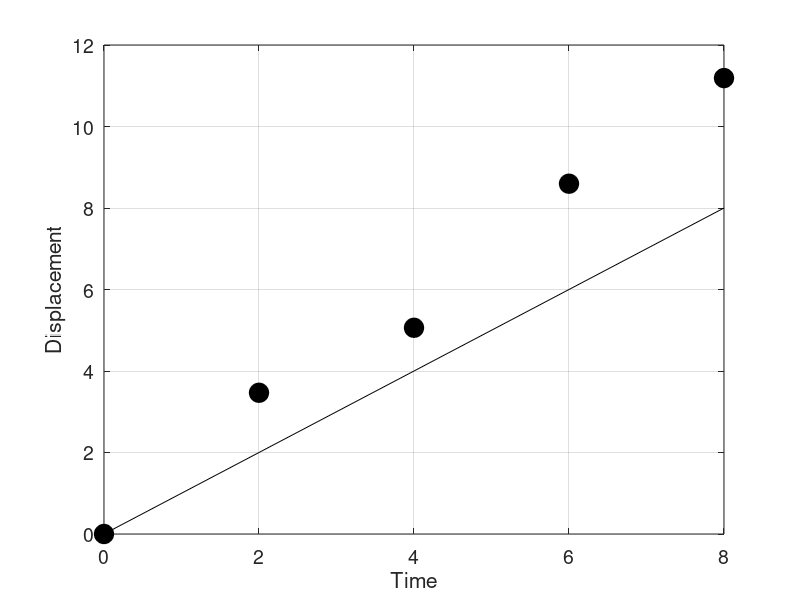
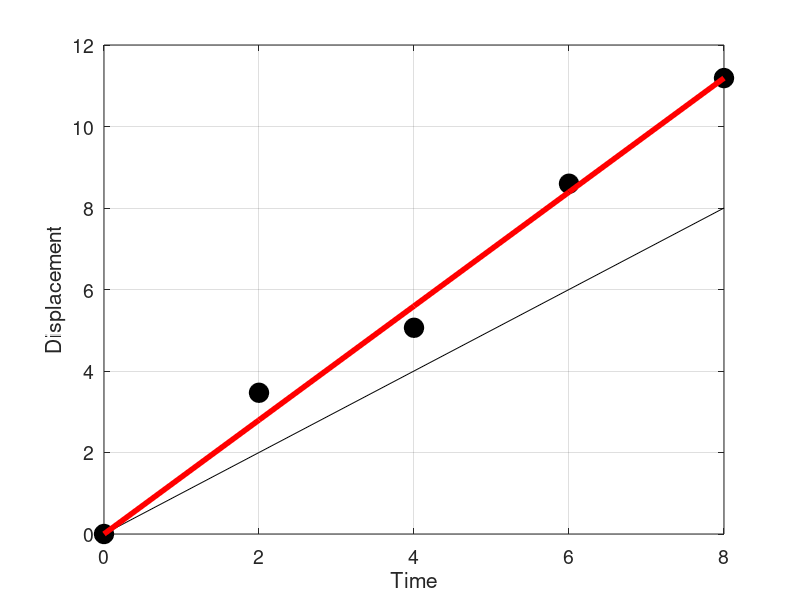
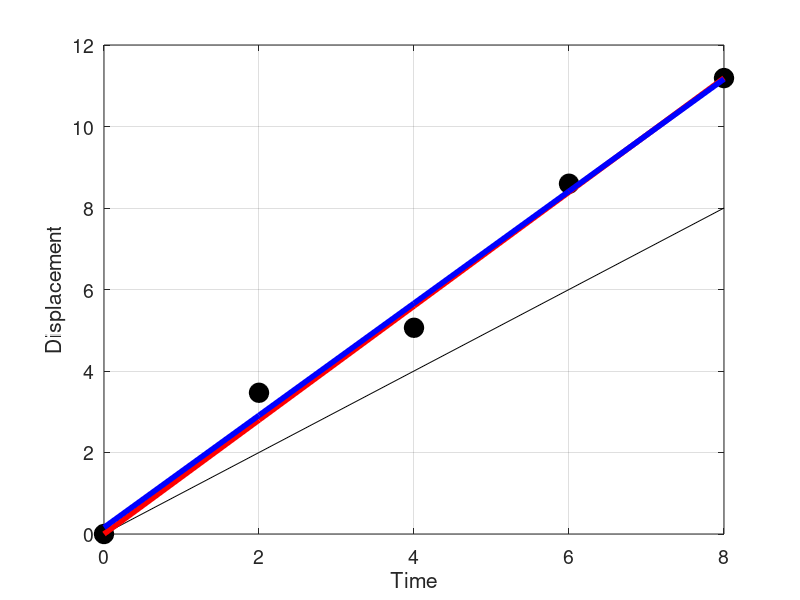

Write the MATLAB code that produced these figures, in order.
t=[0 1 2 3 4]'*2;
nt=length(t);
v=1;
Var=2;


G=[-1 1 0 0 0;0 -1 1 0 0;0 0 -1 1 0; 0 0 0 -1 1]; 
Ga=G;
Ga(end+1,1)=1;
Gg=inv(Ga'*Ga)*G';

G1=[diff(t)];
Gg1a=inv(G1'*G1)*G1';

G2=[t ones(size(t))];
Gg2=inv(G2'*G2)*G2';


covd=diag(ones(nt,1))*Var;
covi=covd(2:end,2:end)*2-diag(ones(nt-2,1),1)*Var-diag(ones(nt-2,1),-1)*Var;
% 
W=inv(covi);
Gg1b=inv(G1'*W*G1)*G1'*W;
% 

numnoise=1;
for i=1:numnoise
    noise=sqrt(Var)*randn(size(t));
    d(:,i)=v*t+noise;
end

ints=G*d;

mod1=Gg2*Gg*ints;
mod2=Gg1a*ints;
mod3=Gg1b*ints;

figure
plot(t,d-d(1),'ko','markersize',14,'markerfacecolor','k')
hold on
plot(t,v*t,'k-')
grid on
set(gca,'fontsize',14)
xlabel('Time')
ylabel('Displacement')
%plot(t,mod1(1)*t+mod1(2),'r-','linewidth',4)
print -dpng panel1.png
plot(t,mod2*t,'r-','linewidth',4)
print -dpng panel2.png
plot(t,mod3*t+mod1(2),'b-','linewidth',4)
print -dpng panel3.png

%legend('data','True','stack','weightstack')
%grid on
